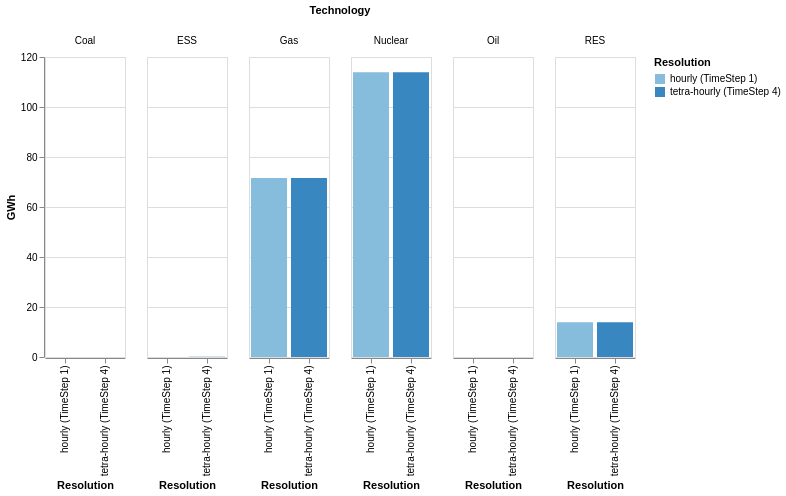

The cell this chart's notebook holds for it:
### Code cell
alt.Chart(comparison).mark_bar().encode(
    x="Resolution:O", y="GWh:Q", color="Resolution:O", column="Technology:N"
).properties(width=80)

### Figure 1 — Vega-Lite specification as saved in the notebook (floating-point values rounded to 4 significant figures)
{"config": {"view": {"continuousWidth": 300, "continuousHeight": 300}}, "data": {"name": "data-a32f4e26108e271182ba52a470ff2161"}, "mark": {"type": "bar"}, "encoding": {"color": {"field": "Resolution", "type": "ordinal"}, "column": {"field": "Technology", "type": "nominal"}, "x": {"field": "Resolution", "type": "ordinal"}, "y": {"field": "GWh", "type": "quantitative"}}, "width": 80, "$schema": "https://vega.github.io/schema/vega-lite/v5.20.1.json", "datasets": {"data-a32f4e26108e271182ba52a470ff2161": [{"Technology": "Coal", "GWh": 0.0, "Resolution": "hourly (TimeStep 1)"}, {"Technology": "ESS", "GWh": 0.05, "Resolution": "hourly (TimeStep 1)"}, {"Technology": "Gas", "GWh": 71.62, "Resolution": "hourly (TimeStep 1)"}, {"Technology": "Nuclear", "GWh": 113.9, "Resolution": "hourly (TimeStep 1)"}, {"Technology": "Oil", "GWh": 0.0, "Resolution": "hourly (TimeStep 1)"}, {"Technology": "RES", "GWh": 13.9, "Resolution": "hourly (TimeStep 1)"}, {"Technology": "Coal", "GWh": 0.0, "Resolution": "tetra-hourly (TimeStep 4)"}, {"Technology": "ESS", "GWh": 0.13, "Resolution": "tetra-hourly (TimeStep 4)"}, {"Technology": "Gas", "GWh": 71.6, "Resolution": "tetra-hourly (TimeStep 4)"}, {"Technology": "Nuclear", "GWh": 113.9, "Resolution": "tetra-hourly (TimeStep 4)"}, {"Technology": "Oil", "GWh": 0.0, "Resolution": "tetra-hourly (TimeStep 4)"}, {"Technology": "RES", "GWh": 13.9, "Resolution": "tetra-hourly (TimeStep 4)"}]}}
